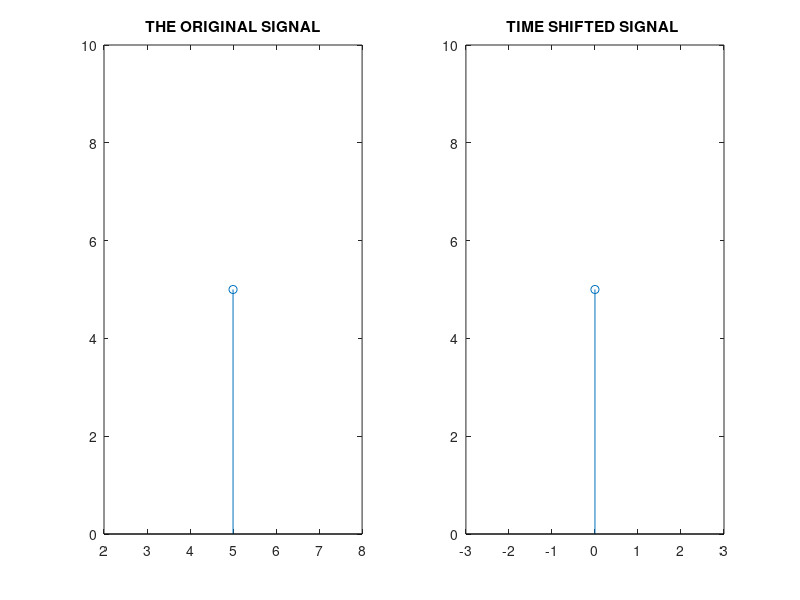

Write MATLAB code to recreate this figure.
%To read input signal
clc;
clear all;
n1=input('ENTER THE VALUE FOR n1   ');
n2=input('ENTER THE VALUE FOR n2   ');
n=n1:1:n2;
m=numel(n);
e=n1;
disp(' ');
disp('ENTER THE SEQUENCE');
for i=1:1:m
    fprintf('x[%d]  ',e);
      x(i)=input('');
      e=e+1;
end
subplot(1,2,1);
n=n1:n2;
stem(n,x);
title('THE ORIGINAL SIGNAL');
axis([n1-3 n2+3 min(x)-5 max(x)+5]);
k=input('enter the  value by which the signa should be shifted  ');
fprintf('The time shifted signal is');
subplot(1,2,2)
n=n1-k:n2-k;stem(n,x);
axis([n1-k-3 n2-k+3 min(x)-5 max(x)+5]);
title('TIME SHIFTED SIGNAL ');
  
    
    





    
